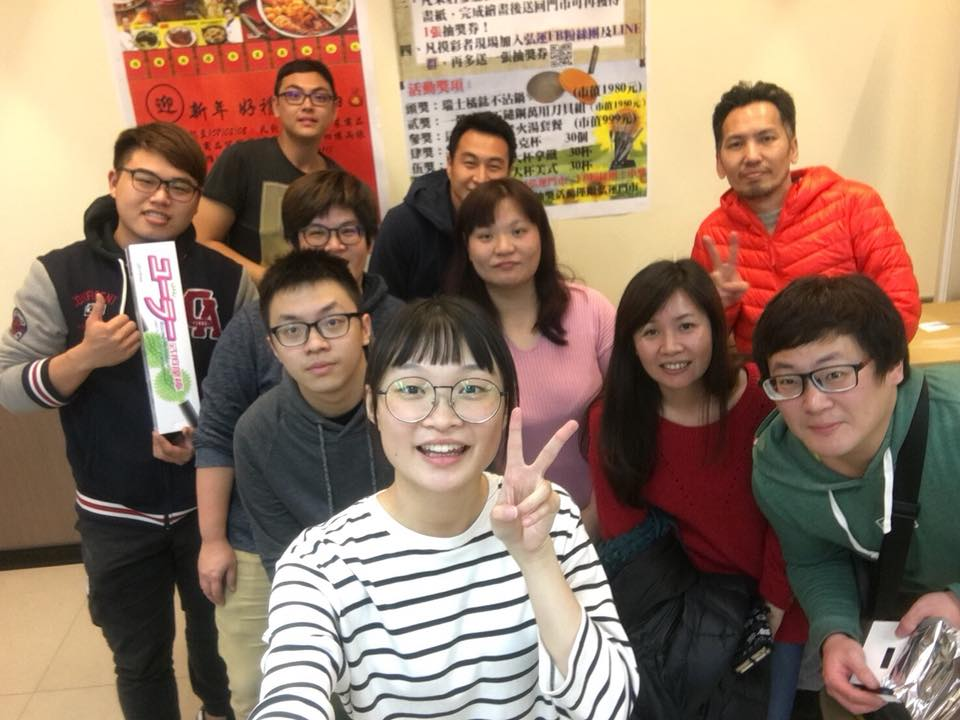
#> input picture grabCut/25551961_1664797076917161_5287691592790831275_n.jpg, 960 x 720 px
$ python grabcut.py
#> lines starting #> are read from the running program, lines starting #| are printed output that depends on the picture; after the words box and inside, x2 and y2 are one past the last pixel; in counts of white or black regions, pixels touching at a corner belong together
import matplotlib.pyplot as plt
import cv2
import numpy as np

img = cv2.imread('25551961_1664797076917161_5287691592790831275_n.jpg')
#> img is the input picture: shape (720, 960, 3); mean B, G, R 101.7, 120.3, 146.2
print(img.shape) #(342,548,3)
#| (720, 960, 3)

mask = np.zeros(img.shape[:2],np.uint8)
print(mask.shape) #(342, 548)
#| (720, 960)

bgdModel = np.zeros((1,65),np.float64)
fgbModel = np.zeros((1,65),np.float64)
print(bgdModel.shape,fgbModel.shape)  #(1, 65) (1, 65)


rect = (0,25,960,695) #(x1,x2,x3,x4) X1+x3 x2+x4選取範圍
np.savetxt('mask1.txt',mask,fmt='%1d')  ##

cv2.rectangle(img,rect,(0,0,255),2)
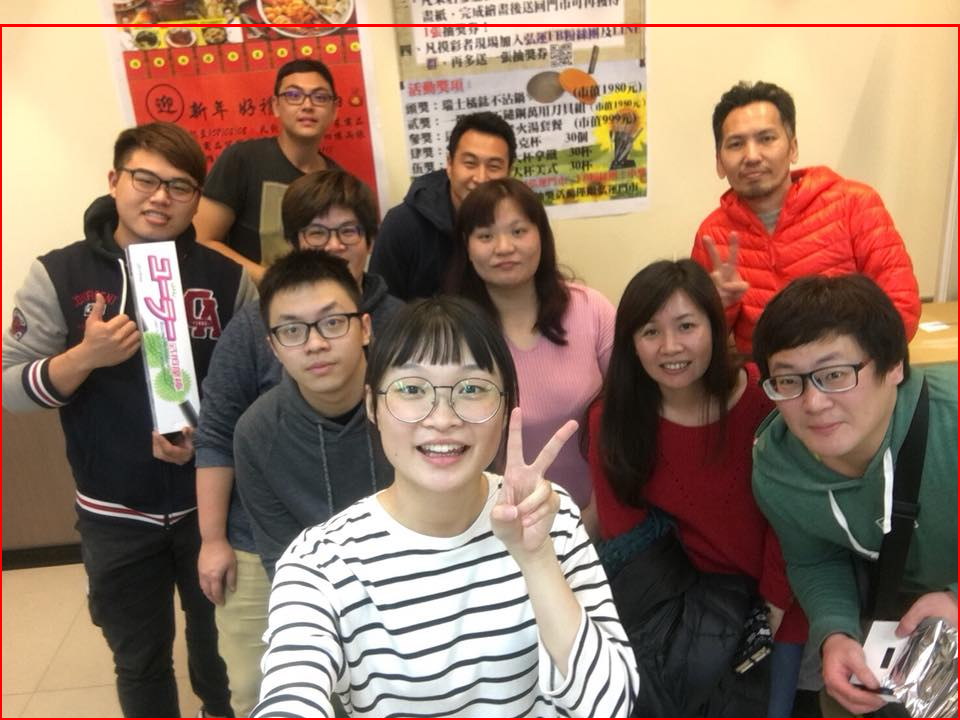
#> img: shape (720, 960, 3); 1.09% of pixels changed, all inside (x1, y1, x2, y2) = (0, 24, 960, 720)
img2 = cv2.cvtColor(img,cv2.COLOR_BGRA2RGB)
plt.imshow(img2)
plt.show()

cv2.grabCut(img,mask,rect,bgdModel,fgbModel,15,cv2.GC_INIT_WITH_RECT)
cv2.imwrite('grabcut1.png',img)
mask2 = np.where((mask==2)|(mask==0),0,1).astype('uint8')
print(mask2.shape) #(342, 548)
#| (720, 960)
np.savetxt('mask2.txt',mask2,fmt='%1d')

img3=img*mask2[:,:,np.newaxis]
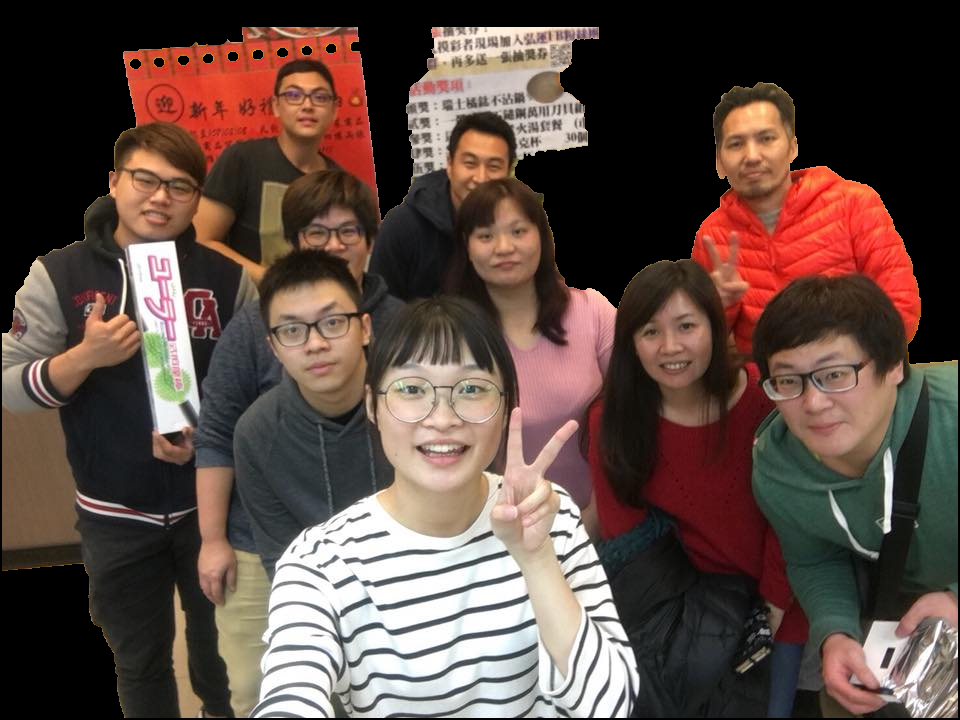
#> img3: shape (720, 960, 3); mean B, G, R 66.1, 73.5, 93
print(img3.shape)
#| (720, 960, 3)
cv2.imwrite('grabute2.png',img3)
